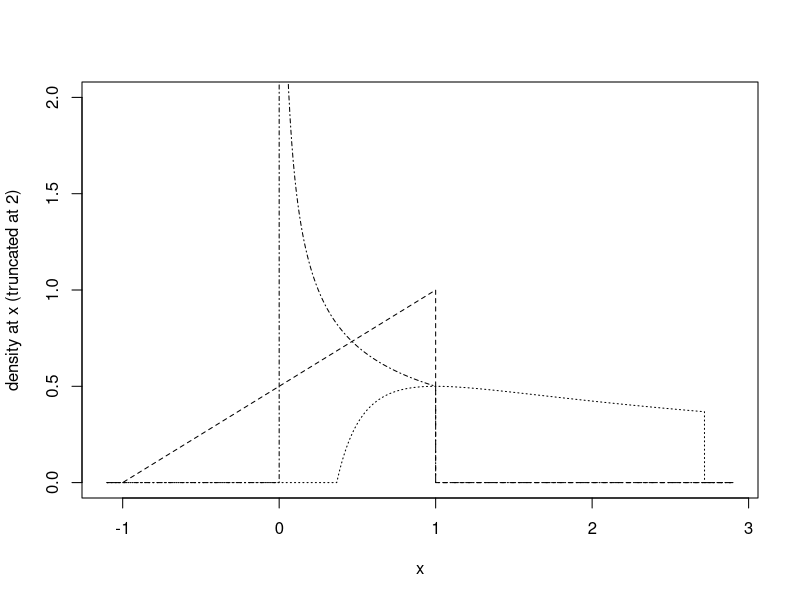

The R source for this figure:
# transforms_fig.r

plot(c(-1.1, 2.9), c(0, 2), type="n", xlab="x", ylab="density at x (truncated at 2)")
lines(c(-1.1, -1, 1, 1, 2.9), c(0, 0, 1, 0, 0), lty=2)
e <- exp(1)
x <- seq(1/e, e, .01)
y <- (log(x)+1)/2/x
lines(c(-1.1, x, e, 2.9), c(0, y, 0, 0), lty=3)
x <- seq(.01, 1, .01)
y <- 1/2/sqrt(x)
lines(c(-1.1, 0, 0, x, 1, 2.9), c(0, 0, 4, y, 0, 0), lty=4)